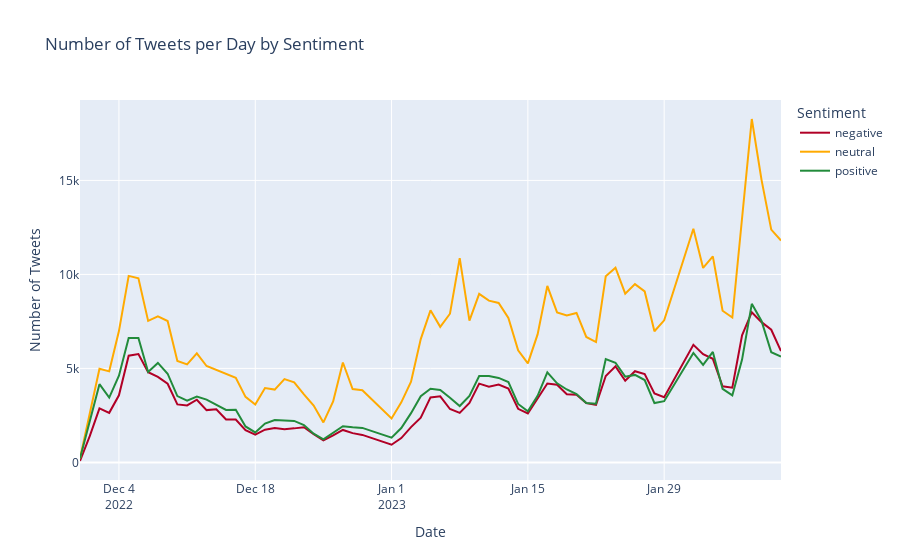

This figure's notebook cell:
### Code cell
daily_sentiment = df.groupby(['date_only', 'predicted_label']).size().reset_index(name='count')
daily_sentiment_pivot = daily_sentiment.pivot(index='date_only', columns='predicted_label', values='count').reset_index()

fig = px.line(daily_sentiment_pivot, 
              x='date_only', 
              y=['negative', 'neutral', 'positive'],
              labels={'date_only': 'Date', 'value': 'Number of Tweets', 'variable': 'Sentiment'},
              title='Number of Tweets per Day by Sentiment')

# Update line colors
fig.data[0].line.color = palette['negative']
fig.data[1].line.color = palette['neutral']
fig.data[2].line.color = palette['positive']
fig.show()
